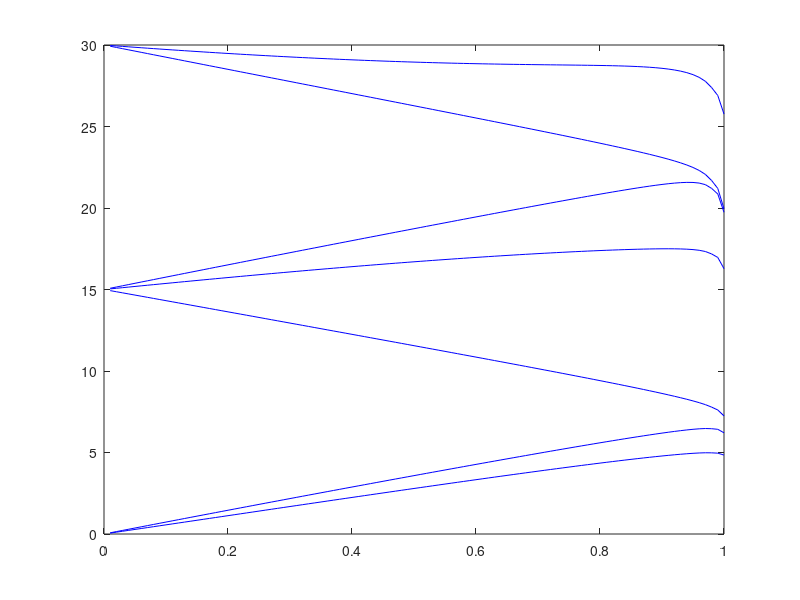

The MATLAB script that drew this image:
clc;
clear all;
close all;
c=0.0001;
p11=3.5;p22=4;p33=11.5;p44=16.5;p55=19;p66=26;p77=29;
    p1=p11*pi/180;p2=p22*pi/180;p3=p33*pi/180;p4=p44*pi/180;p5=p55*pi/180;p6=p66*pi/180;p7=p77*pi/180;
i=1;
for t=0.01:0.01:1
    x(i)=t;
    M=t;
    K=[pi*M/4+cos(30*pi/180);cos(5*30*pi/180);cos(7*30*pi/180);cos(11*30*pi/180);cos(13*30*pi/180);cos(17*30*pi/180);cos(19*30*pi/180);];
for y=1:1:100
    F=[cos(p1)-cos(p2)+cos(p4)-cos(p5)+cos(p7)+cos(pi/3-p7)-cos(pi/3-p6)+cos(pi/3-p4)-cos(pi/3-p3)+cos(pi/3-p1)-cos(pi/3+p2)+cos(pi/3+p3)-cos(pi/3+p5)+cos(pi/3+p6);
       cos(5*p1)-cos(5*p2)+cos(5*p4)-cos(5*p5)+cos(5*p7)+cos(5*(pi/3-p7))-cos(5*(pi/3-p6))+cos(5*(pi/3-p4))-cos(5*(pi/3-p3))+cos(5*(pi/3-p1))-cos(5*(pi/3+p2))+cos(5*(pi/3+p3))-cos(5*(pi/3+p5))+cos(5*(pi/3+p6)); 
       cos(7*p1)-cos(7*p2)+cos(7*p4)-cos(7*p5)+cos(7*p7)+cos(7*(pi/3-p7))-cos(7*(pi/3-p6))+cos(7*(pi/3-p4))-cos(7*(pi/3-p3))+cos(7*(pi/3-p1))-cos(7*(pi/3+p2))+cos(7*(pi/3+p3))-cos(7*(pi/3+p5))+cos(7*(pi/3+p6));
       cos(11*p1)-cos(11*p2)+cos(11*p4)-cos(11*p5)+cos(11*p7)+cos(11*(pi/3-p7))-cos(11*(pi/3-p6))+cos(11*(pi/3-p4))-cos(11*(pi/3-p3))+cos(11*(pi/3-p1))-cos(11*(pi/3+p2))+cos(11*(pi/3+p3))-cos(11*(pi/3+p5))+cos(11*(pi/3+p6));
       cos(13*p1)-cos(13*p2)+cos(13*p4)-cos(13*p5)+cos(13*p7)+cos(13*(pi/3-p7))-cos(13*(pi/3-p6))+cos(13*(pi/3-p4))-cos(13*(pi/3-p3))+cos(13*(pi/3-p1))-cos(13*(pi/3+p2))+cos(13*(pi/3+p3))-cos(13*(pi/3+p5))+cos(13*(pi/3+p6));
       cos(17*p1)-cos(17*p2)+cos(17*p4)-cos(17*p5)+cos(17*p7)+cos(17*(pi/3-p7))-cos(17*(pi/3-p6))+cos(17*(pi/3-p4))-cos(17*(pi/3-p3))+cos(17*(pi/3-p1))-cos(17*(pi/3+p2))+cos(17*(pi/3+p3))-cos(17*(pi/3+p5))+cos(17*(pi/3+p6));
       cos(19*p1)-cos(19*p2)+cos(19*p4)-cos(19*p5)+cos(19*p7)+cos(19*(pi/3-p7))-cos(19*(pi/3-p6))+cos(19*(pi/3-p4))-cos(19*(pi/3-p3))+cos(19*(pi/3-p1))-cos(19*(pi/3+p2))+cos(19*(pi/3+p3))-cos(19*(pi/3+p5))+cos(19*(pi/3+p6));];
    J=[-sin(p1)+sin(pi/3-p1) sin(p2)+sin(pi/3+p2) -sin(pi/3-p3)-sin(pi/3+p3) -sin(p4)+sin(pi/3-p4) sin(p5)+sin(pi/3+p5) -sin(pi/3-p6)-sin(pi/3+p6) -sin(p7)+sin(pi/3-p7);
       -5*sin(5*p1)+5*sin(5*(pi/3-p1)) 5*sin(5*p2)+5*sin(5*(pi/3+p2)) -5*sin(5*(pi/3-p3))-5*sin(5*(pi/3+p3)) -5*sin(5*p4)+5*sin(5*(pi/3-p4)) 5*sin(5*p5)+5*sin(5*(pi/3+p5)) -5*sin(5*(pi/3-p6))-5*sin(5*(pi/3+p6)) -5*sin(5*p7)+5*sin(5*(pi/3-p7)); 
       -7*sin(7*p1)+7*sin(7*(pi/3-p1)) 7*sin(7*p2)+7*sin(7*(pi/3+p2)) -7*sin(7*(pi/3-p3))-7*sin(7*(pi/3+p3)) -7*sin(7*p4)+7*sin(7*(pi/3-p4)) 7*sin(7*p5)+7*sin(7*(pi/3+p5)) -7*sin(7*(pi/3-p6))-7*sin(7*(pi/3+p6)) -7*sin(7*p7)+7*sin(7*(pi/3-p7));
       -11*sin(11*p1)+11*sin(11*(pi/3-p1)) 11*sin(11*p2)+11*sin(11*(pi/3+p2)) -11*sin(11*(pi/3-p3))-11*sin(11*(pi/3+p3)) -11*sin(11*p4)+11*sin(11*(pi/3-p4)) 11*sin(11*p5)+11*sin(11*(pi/3+p5)) -11*sin(11*(pi/3-p6))-11*sin(11*(pi/3+p6)) -11*sin(11*p7)+11*sin(11*(pi/3-p7));
       -13*sin(13*p1)+13*sin(13*(pi/3-p1)) 13*sin(13*p2)+13*sin(13*(pi/3+p2)) -13*sin(13*(pi/3-p3))-13*sin(13*(pi/3+p3)) -13*sin(13*p4)+13*sin(13*(pi/3-p4)) 13*sin(13*p5)+13*sin(13*(pi/3+p5)) -13*sin(13*(pi/3-p6))-13*sin(13*(pi/3+p6)) -13*sin(13*p7)+13*sin(13*(pi/3-p7));
       -17*sin(17*p1)+17*sin(17*(pi/3-p1)) 17*sin(17*p2)+17*sin(17*(pi/3+p2)) -17*sin(17*(pi/3-p3))-17*sin(17*(pi/3+p3)) -17*sin(17*p4)+17*sin(17*(pi/3-p4)) 17*sin(17*p5)+17*sin(17*(pi/3+p5)) -17*sin(17*(pi/3-p6))-17*sin(17*(pi/3+p6)) -17*sin(17*p7)+17*sin(17*(pi/3-p7));
       -19*sin(19*p1)+19*sin(19*(pi/3-p1)) 19*sin(19*p2)+19*sin(19*(pi/3+p2)) -19*sin(19*(pi/3-p3))-19*sin(19*(pi/3+p3)) -19*sin(19*p4)+19*sin(19*(pi/3-p4)) 19*sin(19*p5)+19*sin(19*(pi/3+p5)) -19*sin(19*(pi/3-p6))-19*sin(19*(pi/3+p6)) -19*sin(19*p7)+19*sin(19*(pi/3-p7));];
   df=inv(J)*(K-F);
 p1=p1+df(1,:);
 p2=p2+df(2,:);
 p3=p3+df(3,:);
 p4=p4+df(4,:);
 p5=p5+df(5,:);
 p6=p6+df(6,:);
 p7=p7+df(7,:);
 L=max(df);
 if L<=c
     break;
 end
end
p11=p1*180/pi;
p22=p2*180/pi;
p33=p3*180/pi;
p44=p4*180/pi;
p55=p5*180/pi;
p66=p6*180/pi;
p77=p7*180/pi;
m(i)=rem(p11,360);
n(i)=rem(p22,360);
o(i)=rem(p33,360);
p(i)=rem(p44,360);
q(i)=rem(p55,360);
r(i)=rem(p66,360);
s(i)=rem(p77,360);
i=i+1;
end
plot(x,m,'b');
hold on
plot(x,n,'b');
plot(x,o,'b');
plot(x,p,'b');
plot(x,q,'b');
plot(x,r,'b');
plot(x,s,'b');
hold off